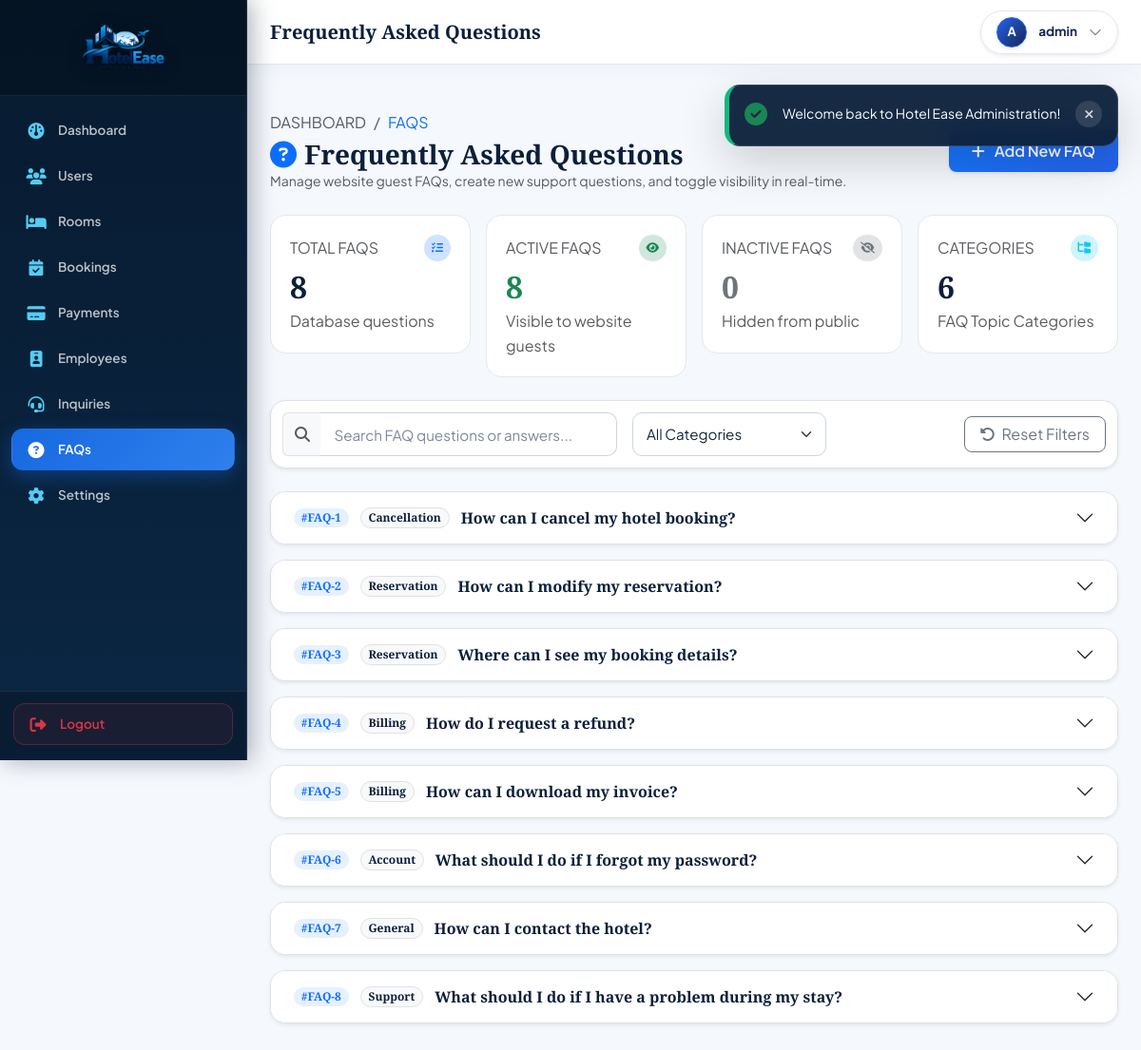
The page /admin/faqs.php (signed in) on the database its author committed.
### tables this page shows
CREATE TABLE `faqs` (
  `faq_id` int(11) NOT NULL,
  `question` varchar(255) NOT NULL,
  `answer` text NOT NULL,
  `category` varchar(100) DEFAULT 'General',
  `status` enum('Active','Inactive') DEFAULT 'Active',
  `sort_order` int(11) DEFAULT 0,
  `created_at` datetime DEFAULT current_timestamp(),
  `updated_at` datetime DEFAULT current_timestamp() ON UPDATE current_timestamp()
);

### includes/auth.php (called while the page is built, shortened)
<?php
function get_logged_admin() {
    $pdo = getDBConnection();
    $stmt = $pdo->prepare("SELECT * FROM `admins` WHERE `admin_id` = :id LIMIT 1");
    $stmt->execute(['id' => $_SESSION['admin_id']]);
    $admin = $stmt->fetch();
    return $admin;
}
?>

### admin/faqs.php (the view, shortened to what this page needs)
<?php
require_once __DIR__ . '/../includes/header.php';
$pdo = getDBConnection();
if ($pdo) {
    try {
        $pdo->exec("CREATE TABLE IF NOT EXISTS `faqs` (
            `faq_id` INT AUTO_INCREMENT PRIMARY KEY,
            `question` VARCHAR(255) NOT NULL,
            `answer` TEXT NOT NULL,
            `category` VARCHAR(100) DEFAULT 'General',
            `status` ENUM('Active', 'Inactive') DEFAULT 'Active',
            `sort_order` INT DEFAULT 0,
            `created_at` DATETIME DEFAULT CURRENT_TIMESTAMP,
            `updated_at` DATETIME DEFAULT CURRENT_TIMESTAMP ON UPDATE CURRENT_TIMESTAMP
        ) ENGINE=InnoDB DEFAULT CHARSET=utf8mb4");
    } catch (Exception $e) {
    }
}
$faqs = [];
$totalFaqs = 0;
$activeFaqs = 0;
$inactiveFaqs = 0;
$categories = [];
if ($pdo) {
    $stmtAll = $pdo->query("SELECT * FROM `faqs` ORDER BY `sort_order` ASC, `faq_id` ASC");
    $faqs = $stmtAll->fetchAll(PDO::FETCH_ASSOC);
    $totalFaqs = count($faqs);
    foreach ($faqs as $f) {
        if ($f['status'] === 'Active') $activeFaqs++;
        else $inactiveFaqs++;
        if (!empty($f['category']) && !in_array($f['category'], $categories)) {
            $categories[] = $f['category'];
        }
    }
}
include __DIR__ . '/includes/sidebar.php';
?>
<main class="main-content">
<?php
$page_title = 'Frequently Asked Questions';
include __DIR__ . '/includes/navbar.php';
?>
<link rel="stylesheet" href="../assets/css/admin-faqs.css?v=20261009">
<div class="container-fluid px-4 py-4 faq-page">
    <div class="d-flex flex-column flex-md-row justify-content-between align-items-md-center mb-4 faq-page-header">
        <div>
            <div class="d-flex align-items-center gap-2 extra-small text-muted font-bold text-uppercase mb-1">
                <a href="/hotel_website/admin/dashboard.php" class="text-muted text-decoration-none">Dashboard</a> /
                <a href="/hotel_website/admin/faqs.php" class="text-primary text-decoration-none">FAQs</a>
            </div>
            <h3 class="font-serif-title fw-bold text-navy mb-0">
                <i class="fa-solid fa-circle-question text-primary me-2"></i>Frequently Asked Questions
            </h3>
            <p class="small text-muted mb-0">Manage website guest FAQs, create new support questions, and toggle visibility in real-time.</p>
        </div>
        <button type="button" class="btn btn-primary rounded-3 font-semibold px-4 shadow-sm" data-bs-toggle="modal" data-bs-target="#addFaqModal" onclick="openAddFaqModal()">
            <i class="fa-solid fa-plus me-1.5"></i> Add New FAQ
        </button>
    </div>
    <div class="row g-3 mb-4">
        <div class="col-6 col-md-3">
            <div class="kpi-card faq-kpi-card">
                <div class="d-flex align-items-center justify-content-between mb-2">
                    <span class="extra-small text-muted font-bold text-uppercase">Total FAQs</span>
                    <div class="badge bg-primary-subtle text-primary rounded-circle p-2"><i class="fa-solid fa-list-check"></i></div>
                </div>
                <h2 class="fw-bold text-navy mb-0"><?php echo $totalFaqs; ?></h2>
                <div class="extra-small text-muted mt-1">Database questions</div>
            </div>
        </div>
        <div class="col-6 col-md-3">
            <div class="kpi-card faq-kpi-card">
                <div class="d-flex align-items-center justify-content-between mb-2">
                    <span class="extra-small text-muted font-bold text-uppercase">Active FAQs</span>
                    <div class="badge bg-success-subtle text-success rounded-circle p-2"><i class="fa-solid fa-eye"></i></div>
                </div>
                <h2 class="fw-bold text-success mb-0"><?php echo $activeFaqs; ?></h2>
                <div class="extra-small text-muted mt-1">Visible to website guests</div>
            </div>
        </div>
        <div class="col-6 col-md-3">
            <div class="kpi-card faq-kpi-card">
                <div class="d-flex align-items-center justify-content-between mb-2">
                    <span class="extra-small text-muted font-bold text-uppercase">Inactive FAQs</span>
                    <div class="badge bg-secondary-subtle text-secondary rounded-circle p-2"><i class="fa-solid fa-eye-slash"></i></div>
                </div>
                <h2 class="fw-bold text-secondary mb-0"><?php echo $inactiveFaqs; ?></h2>
                <div class="extra-small text-muted mt-1">Hidden from public</div>
            </div>
        </div>
        <div class="col-6 col-md-3">
            <div class="kpi-card faq-kpi-card">
                <div class="d-flex align-items-center justify-content-between mb-2">
                    <span class="extra-small text-muted font-bold text-uppercase">Categories</span>
                    <div class="badge bg-info-subtle text-info rounded-circle p-2"><i class="fa-solid fa-folder-tree"></i></div>
                </div>
                <h2 class="fw-bold text-navy mb-0"><?php echo count($categories); ?></h2>
                <div class="extra-small text-muted mt-1">FAQ Topic Categories</div>
            </div>
        </div>
    </div>
    <div class="card border rounded-4 mb-4 shadow-sm bg-white faq-filter-card">
        <div class="row g-3 align-items-center">
            <div class="col-md-5">
                <div class="input-group">
                    <span class="input-group-text bg-light border-end-0"><i class="fa-solid fa-magnifying-glass text-muted"></i></span>
                    <input type="text" id="faqSearchInput" class="form-control border-start-0" placeholder="Search FAQ questions or answers...">
                </div>
            </div>
            <div class="col-md-3">
                <select id="faqCategoryFilter" class="form-select">
                    <option value="">All Categories</option>
                </select>
            </div>
            <div class="col-md-3 text-end ms-auto">
                <button type="button" class="btn btn-outline-secondary rounded-3 font-semibold px-3" onclick="resetFaqFilters()" title="Reset Filters">
                    <i class="fa-solid fa-rotate-left me-1"></i> Reset Filters
                </button>
            </div>
        </div>
    </div>
    <div id="faqAccordionView" class="faq-accordion-container mb-4">
        <?php if (!empty($faqs)): ?>
            <div class="accordion custom-faq-accordion" id="adminFaqAccordion">
                <?php foreach ($faqs as $index => $faq):
                    $accId = "adminFaqCollapse_" . $faq['faq_id'];
                    $headingId = "adminFaqHeading_" . $faq['faq_id'];
                ?>
                    <div class="accordion-item faq-accordion-card mb-3 border rounded-4 shadow-sm bg-white overflow-hidden faq-item-row" data-category="<?php echo htmlspecialchars($faq['category']); ?>">
                        <h2 class="accordion-header" id="<?php echo $headingId; ?>">
                            <button class="accordion-button collapsed px-4 py-3.5 bg-white text-navy font-semibold fs-6 border-0 shadow-none d-flex align-items-center justify-content-between"
                                    type="button"
                                    data-bs-toggle="collapse"
                                    data-bs-target="#<?php echo $accId; ?>"
                                    aria-expanded="false"
                                    aria-controls="<?php echo $accId; ?>">
                                <span class="d-flex align-items-center flex-wrap gap-2.5 me-auto">
                                    <span class="badge bg-primary bg-opacity-10 text-primary rounded-pill px-2.5 py-1 extra-small font-bold">#FAQ-<?php echo $faq['faq_id']; ?></span>
                                    <span class="badge bg-light text-navy border rounded-pill px-2.5 py-1 extra-small font-semibold"><?php echo htmlspecialchars($faq['category']); ?></span>
                                    <span class="fw-bold text-navy"><?php echo htmlspecialchars($faq['question']); ?></span>
                                </span>
                            </button>
                        </h2>
                    </div>
                <?php endforeach; ?>
            </div>
        <?php endif; ?>
    </div>
</div>
</main>
<?php require_once __DIR__ . '/../includes/footer.php'; ?>

### admin/includes/navbar.php (shortened to what this page needs)
<?php
$loggedAdminNav = get_logged_admin() ?? [
    'username' => $_SESSION['admin_username'] ?? 'Admin',
    'email' => $_SESSION['admin_email'] ?? 'admin@hotelease.com'
];
$adminDisplayName = $loggedAdminNav['name'] ?? $loggedAdminNav['username'] ?? 'Admin';
?>
<div class="top-sticky-navbar d-flex align-items-center mb-4">
    <div class="container-fluid px-4 d-flex align-items-center justify-content-between">
        <div class="d-flex align-items-center gap-2">
            <h5 class="fw-bold mb-0 text-navy d-none d-lg-block font-serif-title">
                <?php echo htmlspecialchars($page_title); ?>
            </h5>
        </div>
        <div class="d-flex align-items-center gap-3">
            <div class="dropdown position-relative topbar-dropdown-container" id="adminProfileDropdownContainer">
                <button id="adminProfileDropdownBtn" class="btn bg-white rounded-pill px-3 py-1.5 d-flex align-items-center gap-2 shadow-sm border admin-nav-pill" type="button" aria-expanded="false" style="border-color: #E2E8F0 !important;">
                    <div class="avatar rounded-circle fw-bold d-flex align-items-center justify-content-center text-white shadow-sm" style="width: 32px; height: 32px; font-size: 13px; background: linear-gradient(135deg, #2563EB 0%, #172554 100%); border: 1px solid #2563EB;">
                        A
                    </div>
                    <span class="small fw-bold d-none d-sm-inline ms-1" style="color: #172554; font-size: 13.5px;"><?php echo htmlspecialchars($adminDisplayName); ?></span>
                    <i class="bi bi-chevron-down small text-muted ms-1 nav-chevron-icon" id="adminDropdownChevron"></i>
                </button>
            </div>
        </div>
    </div>
</div>

### assets/css/hotel-ease.css (style rules this page uses)
:root { --navy: #071A2F; --deep-navy: #0B2744; --royal-blue: #1769E0; --blue: #2F80ED; --sky-blue: #56CCF2; --ice-blue: #EAF6FF; --background: #F6F9FC; --white: #FFFFFF; --gold: #D4AF5A; --light-gold: #F3D98B; --text: #12263A; --muted: #64748B; --border: #DCE6F0; --success: #16A34A; --warning: #F59E0B; --danger: #DC3545; --font-sans: 'Plus Jakarta Sans', 'Inter', -apple-system, BlinkMacSystemFont, sans-serif; --font-serif: 'Playfair Display', Georgia, serif; --gradient-primary: linear-gradient(135deg, #071A2F 0%, #0B2744 100%); --gradient-blue: linear-gradient(135deg, #1769E0 0%, #2F80ED 100%); --gradient-luxury: linear-gradient(135deg, #071A2F 0%, #1769E0 100%); --gradient-light: linear-gradient(135deg, #EAF6FF 0%, #FFFFFF 100%); --gradient-gold: linear-gradient(135deg, #D4AF5A 0%, #F3D98B 100%); --radius-sm: 8px; --radius-md: 14px; --radius-lg: 16px; --radius-pill: 50px; --shadow-sm: 0 4px 12px rgba(7, 26, 47, 0.04); --shadow-md: 0 8px 30px rgba(7, 26, 47, 0.08); --shadow-lg: 0 16px 40px rgba(7, 26, 47, 0.14); --shadow-glow: 0 8px 25px rgba(23, 105, 224, 0.3); --sidebar-width: 260px; --navbar-height: 68px; }
.gap-2\.5 { gap: 0.75rem !important; }
html { scroll-behavior: smooth; scroll-padding-top: var(--navbar-height); }
body { font-family: var(--font-sans); background-color: var(--background); color: var(--text); line-height: 1.6; margin: 0; padding: 0; }
h1, h2, h3, h4, h5, h6, .font-serif-title { font-family: var(--font-serif); color: var(--text); font-weight: 700; }
.text-navy { color: #071C32 !important; }
.btn-primary-blue, .btn-royal, .btn-primary { background: linear-gradient(135deg, #1677FF 0%, #2563EB 100%) !important; border: none !important; color: var(--white) !important; font-weight: 600; border-radius: 10px; padding: 0.65rem 1.4rem; transition: all 0.25s cubic-bezier(0.4, 0, 0.2, 1); box-shadow: 0 4px 14px rgba(37, 99, 235, 0.25); }
.card, .card-saas, .luxury-card { background-color: var(--white); border: 1px solid var(--border); border-radius: var(--radius-lg); box-shadow: var(--shadow-md); transition: all 0.3s cubic-bezier(0.165, 0.84, 0.44, 1); position: relative; overflow: hidden; }
.form-control, .form-select { height: 46px; border: 1px solid var(--border); border-radius: 10px; font-size: 0.95rem; color: var(--text); background-color: var(--white); transition: all 0.2s ease; padding: 0.5rem 0.9rem; }
.me-1\.5, .me-1-5 { margin-right: 0.45rem !important; }

### assets/css/admin-faqs.css (style rules this page uses)
.faq-page { max-width: 1680px; margin: 0 auto; }
.faq-page-header { gap: 1rem; }
.faq-page-header .btn { min-height: 42px; white-space: nowrap; }
.faq-kpi-card { min-height: 108px; }
.faq-filter-card { padding: 0.75rem; }
.faq-filter-card .form-control, .faq-filter-card .form-select { min-height: 42px; border-color: #CBD5E1; }

### includes/header.php (style rules this page uses)
:root { --deep-navy: #0B1F3A; --royal-blue: #2563EB; --sky-blue: #38BDF8; --light-bg: #F5F8FC; --dark-text: #111827; --gold-accent: #C9A227; }
html { scroll-behavior: smooth; scroll-padding-top: 80px; }
body { font-family: 'Plus Jakarta Sans', sans-serif; background-color: var(--light-bg); color: var(--dark-text); }
.font-serif-title { font-family: 'Playfair Display', serif; }
.text-navy { color: var(--deep-navy) !important; }
::placeholder, .form-control::placeholder, .form-select::placeholder { color: #64748b !important; opacity: 0.85 !important; }
.btn-primary-blue, .btn-primary { background-color: #2563EB !important; border-color: #2563EB !important; color: #FFFFFF !important; transition: all 0.2s ease !important; }

### admin/includes/sidebar.php (style rules this page uses)
:root { --admin-navy: #071A2F; --admin-deep: #0B2744; --admin-blue: #1769E0; --admin-gold: #D4AF5A; --sidebar-width: 260px; }
.main-content, .dashboard-main, .page-content { margin-left: var(--sidebar-width); width: calc(100% - var(--sidebar-width)); min-height: 100vh; box-sizing: border-box; }
.top-sticky-navbar, .hotel-navbar, .top-navbar, .dashboard-navbar { margin-left: var(--sidebar-width); width: calc(100% - var(--sidebar-width)); position: sticky; top: 0; z-index: 1030; }
.main-content .top-sticky-navbar, .main-content .hotel-navbar, .main-content .top-navbar, .main-content .dashboard-navbar { margin-left: 0 !important; width: 100% !important; }

### admin/faqs.php (style rules this page uses)
.kpi-card { background: #FFFFFF; border: 1px solid #E2E8F0; border-radius: 16px; padding: 1.25rem; transition: transform 0.2s ease, box-shadow 0.2s ease; }

### rows shown on the page
faqs: faq_id "1", category "Cancellation", question "How can I cancel my hotel booking?"
faqs: faq_id "2", category "Reservation", question "How can I modify my reservation?"
faqs: faq_id "3", category "Reservation", question "Where can I see my booking details?"
faqs: faq_id "4", category "Billing", question "How do I request a refund?"
faqs: faq_id "5", category "Billing", question "How can I download my invoice?"
faqs: faq_id "6", category "Account", question "What should I do if I forgot my password?"
faqs: faq_id "7", category "General", question "How can I contact the hotel?"
faqs: faq_id "8", category "Support", question "What should I do if I have a problem during my stay?"

### other values the page prints
strip_tags($toast['message']) "Welcome back to Hotel Ease Administration!"
$page_title "Frequently Asked Questions"
$adminDisplayName "admin"
$totalFaqs "8"
$activeFaqs "8"
$inactiveFaqs "0"
count($categories) "6"
